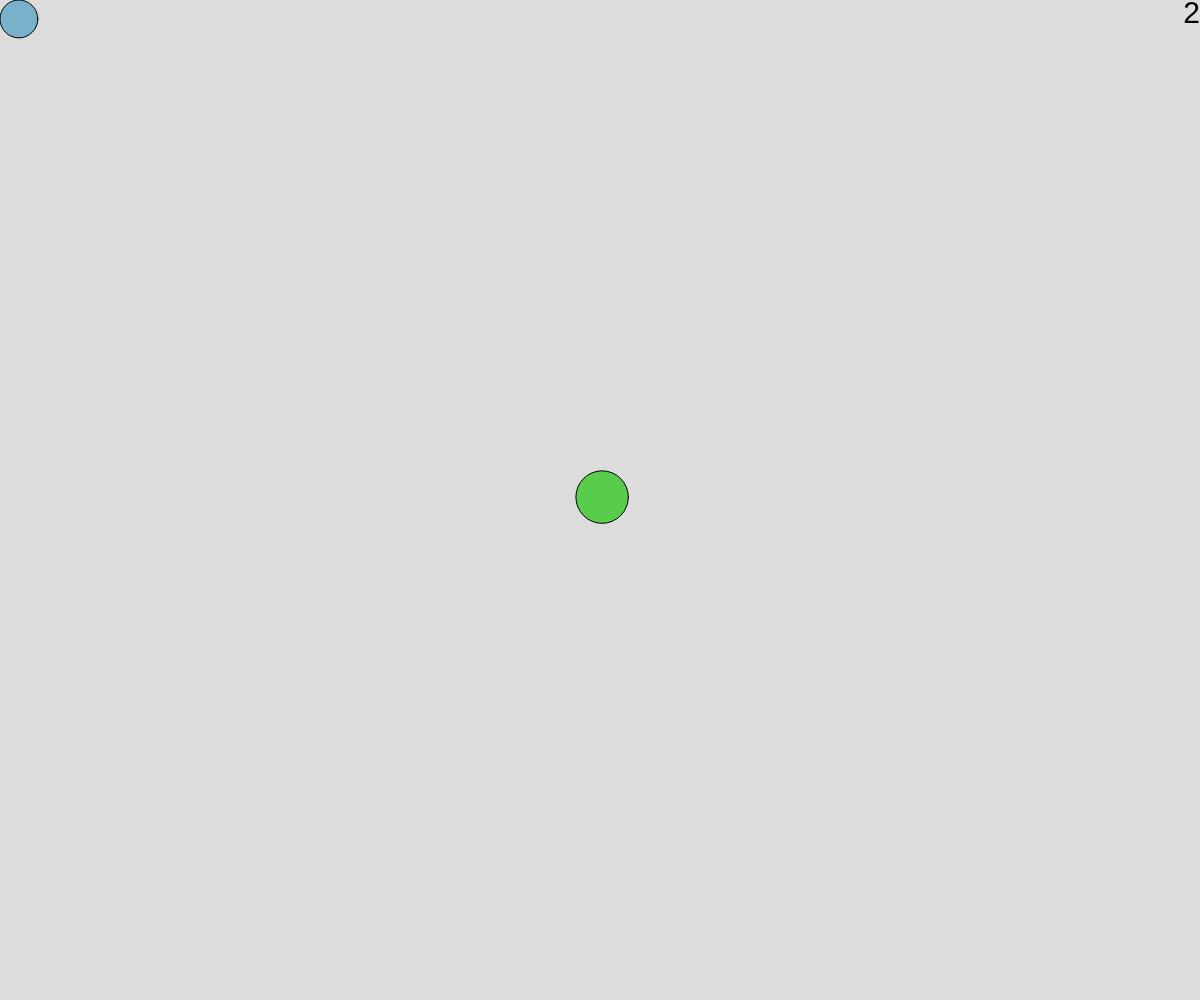
Frame 1 (no input)
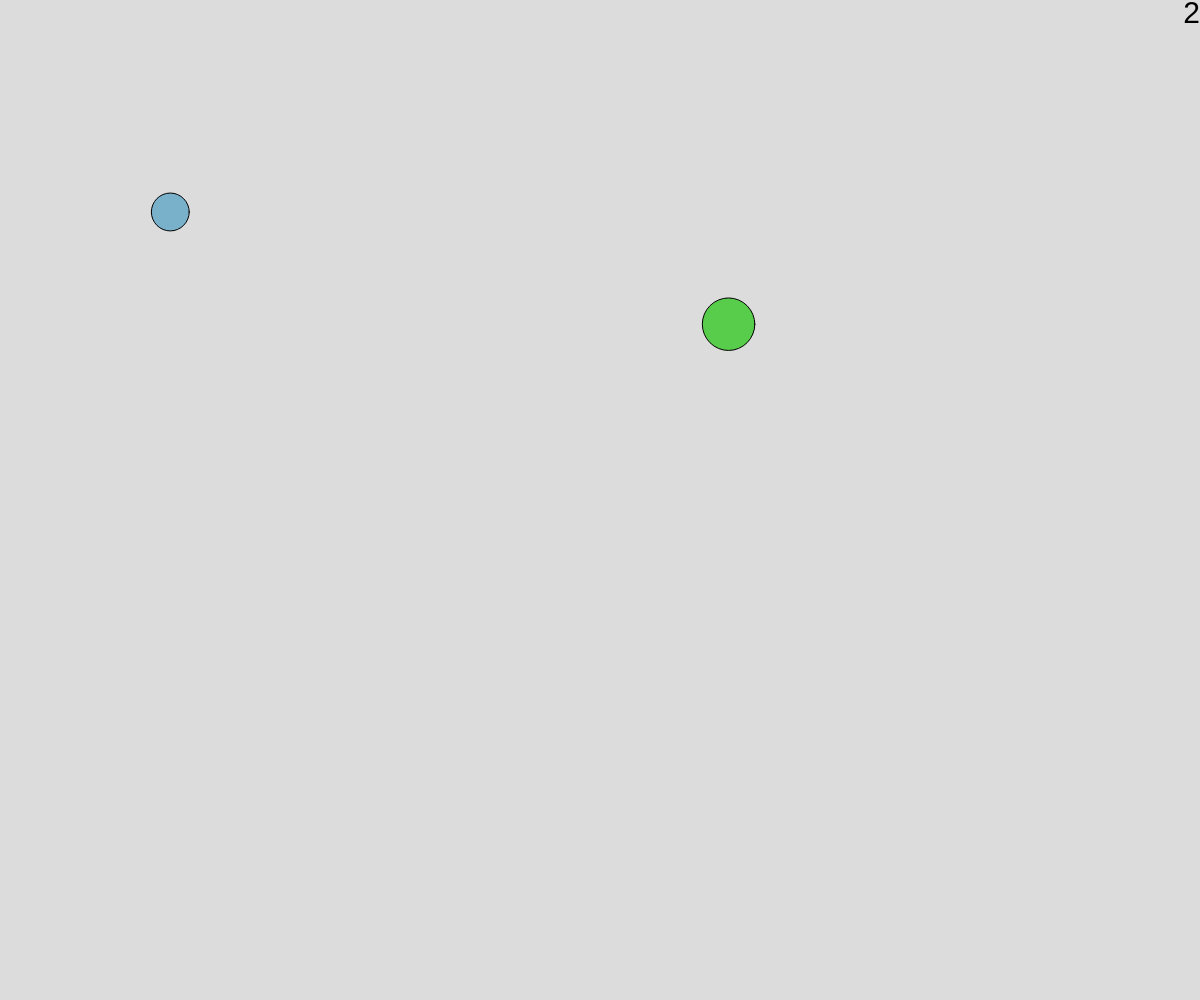
Frame 60 (no input)
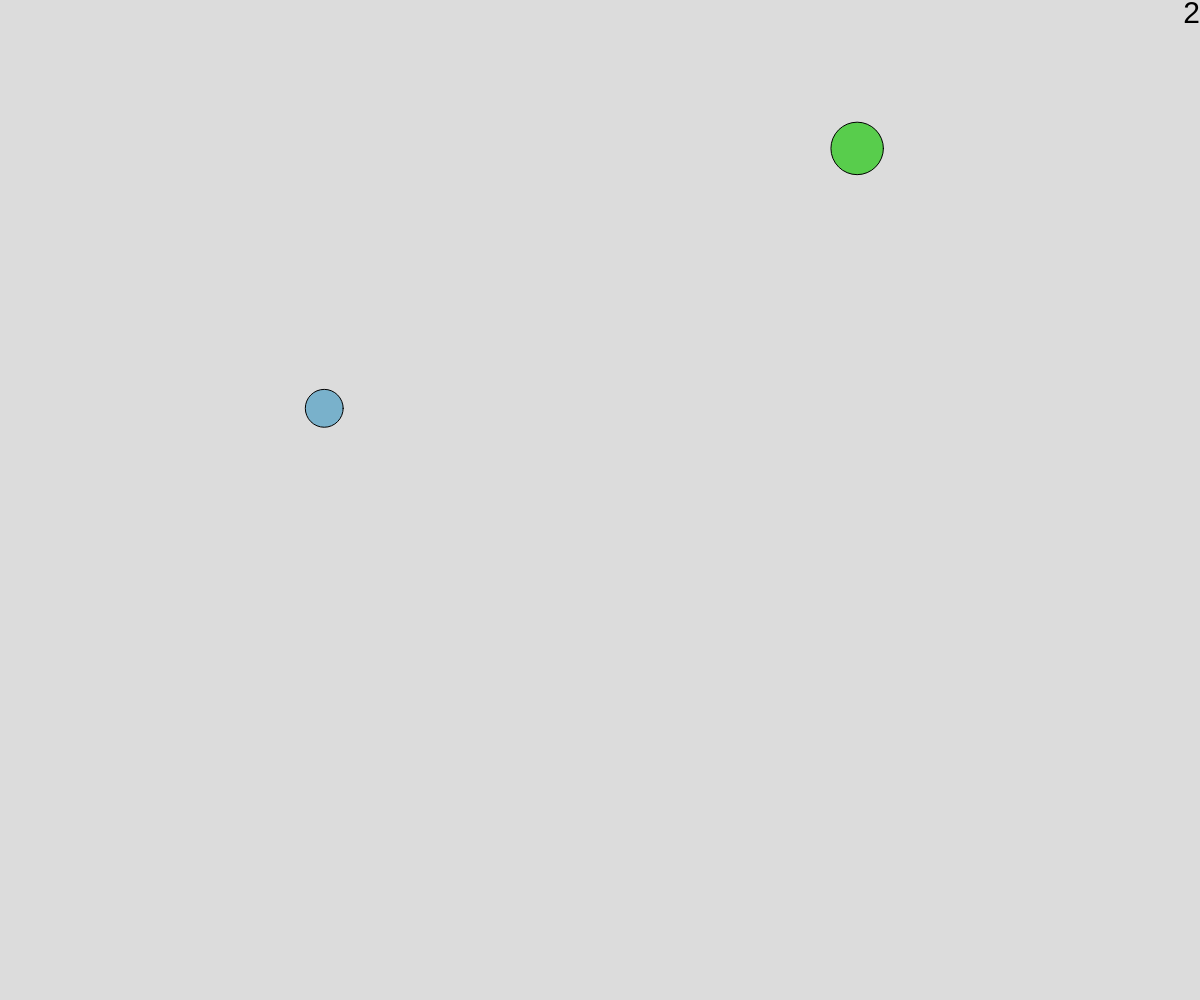
Frame 120 (the mouse pressed at the canvas centre since frame 60)

The p5.js sketch that drew these frames (run headless with seeded random() and noise() and a simulated clock; from frame 60 on, the mouse is pressed at the canvas centre):

// p5.js sketch
// ── sketch.js
// Project Title
// Your Name
// Date
//
// Extra for Experts:
// - describe what you did to take this project "above and beyond"

function randomColour() {
  return color(random(255), random(255), random(255));
}

class Ball {
  constructor(x, y) {
    this.x = x;
    this.y = y;
    this.color = color;
    this.dx = random(-5, 5);
    this.dy = random(-5, 5);
    this.radius = random(15, 30);
    this.color = randomColour();
  }

  collideWalls() {
    if(this.x < 0 + this.radius) {
      this.x = this.radius;
      this.dx *= -1;
    }
    if(this.x > width - this.radius) {
      this.x = width - this.radius;
      this.dx *= -1;
    }
    if(this.y < 0 + this.radius) {
      this.y = 0 + this.radius;
      this.dy *= -1;
    }
    if(this.y > height - this.radius) {
      this.y = height - this.radius;
      this.dy *= -1;
    }
  }

  collideBall(otherBall) {
    let radiiSum = this.radius + otherBall.radius;

  }

  move() {
    this.x += this.dx;
    this.y += this.dy;
    this.collideWalls();
  }

  display() {
    fill(this.color);
    circle(this.x, this.y, this.radius * 2);
  }
}

let balls = [];

function setup() {
  createCanvas(windowWidth, windowHeight);
  balls.push(new Ball(width/2, height/2));
}

// let n = 1;

// function mousePressed() {
//   for(let i = 0; i < Math.pow(10, n) - Math.pow(10, n-1); i++) {
//     balls.push(new Ball(mouseX, mouseY));
//   }
//   n += 1;
// }

function handleSpawns() {
  // if(mouseIsPressed) {
  //   for(let i = 0; i < 5; i++) {
  //     balls.push(new Ball(mouseX, mouseY));
  //   }
  // }
  while(balls.length < Math.pow(2, millis() / 3000)) {
    balls.push(new Ball(mouseX, mouseY));
  }
}

function displayNum() {
  textAlign(RIGHT, TOP);
  textSize(30);
  fill(0);
  text(balls.length, width, 0);
}

function draw() {
  background(220);
  handleSpawns();
  for(let ball of balls) {
    ball.move();
  }
  for(let ball of balls) {
    ball.display();
  }
  displayNum();
}
